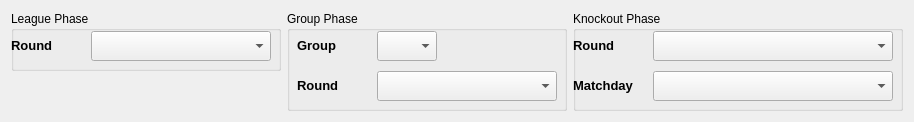
  <widget class="QWidget" name="">
   <property name="geometry">
    <rect>
     <x>10</x>
     <y>70</y>
     <width>901</width>
     <height>102</height>
    </rect>
   </property>
   <layout class="QHBoxLayout" name="horizontalLayout_4">
    <item>
     <layout class="QVBoxLayout" name="verticalLayout_2">
      <item>
       <widget class="QGroupBox" name="leagueBox">
        <property name="minimumSize">
         <size>
          <width>270</width>
          <height>60</height>
         </size>
        </property>
        <property name="maximumSize">
         <size>
          <width>270</width>
          <height>60</height>
         </size>
        </property>
        <property name="title">
         <string>League Phase</string>
        </property>
        <widget class="QLabel" name="label_2">
         <property name="geometry">
          <rect>
           <x>0</x>
           <y>20</y>
           <width>75</width>
           <height>30</height>
          </rect>
         </property>
         <property name="minimumSize">
          <size>
           <width>75</width>
           <height>30</height>
          </size>
         </property>
         <property name="maximumSize">
          <size>
           <width>75</width>
           <height>30</height>
          </size>
         </property>
         <property name="text">
          <string>&lt;!DOCTYPE HTML PUBLIC &quot;-//W3C//DTD HTML 4.0//EN&quot; &quot;http://www.w3.org/TR/REC-html40/strict.dtd&quot;&gt;
&lt;html&gt;&lt;head&gt;&lt;meta name=&quot;qrichtext&quot; content=&quot;1&quot; /&gt;&lt;style type=&quot;text/css&quot;&gt;
p, li { white-space: pre-wrap; }
&lt;/style&gt;&lt;/head&gt;&lt;body style=&quot; font-family:'Sans'; font-size:10pt; font-weight:400; font-style:normal;&quot;&gt;
&lt;p style=&quot; margin-top:0px; margin-bottom:0px; margin-left:0px; margin-right:0px; -qt-block-indent:0; text-indent:0px;&quot;&gt;&lt;span style=&quot; font-weight:600;&quot;&gt;Round&lt;/span&gt;&lt;/p&gt;&lt;/body&gt;&lt;/html&gt;</string>
         </property>
        </widget>
        <widget class="QComboBox" name="lgRoundSelect">
         <property name="geometry">
          <rect>
           <x>80</x>
           <y>20</y>
           <width>180</width>
           <height>30</height>
          </rect>
         </property>
         <property name="minimumSize">
          <size>
           <width>180</width>
           <height>30</height>
          </size>
         </property>
         <property name="maximumSize">
          <size>
           <width>180</width>
           <height>30</height>
          </size>
         </property>
         <property name="toolTip">
          <string>League Round</string>
         </property>
        </widget>
       </widget>
      </item>
      <item>
       <spacer name="verticalSpacer">
        <property name="orientation">
         <enum>Qt::Vertical</enum>
        </property>
        <property name="sizeHint" stdset="0">
         <size>
          <width>20</width>
          <height>18</height>
         </size>
        </property>
       </spacer>
      </item>
     </layout>
    </item>
    <item>
     <widget class="QGroupBox" name="groupBox">
      <property name="minimumSize">
       <size>
        <width>280</width>
        <height>100</height>
       </size>
      </property>
      <property name="maximumSize">
       <size>
        <width>280</width>
        <height>100</height>
       </size>
      </property>
      <property name="title">
       <string>Group Phase</string>
      </property>
      <widget class="QLabel" name="label_14">
       <property name="geometry">
        <rect>
         <x>10</x>
         <y>60</y>
         <width>75</width>
         <height>30</height>
        </rect>
       </property>
       <property name="minimumSize">
        <size>
         <width>75</width>
         <height>30</height>
        </size>
       </property>
       <property name="maximumSize">
        <size>
         <width>75</width>
         <height>30</height>
        </size>
       </property>
       <property name="text">
        <string>&lt;!DOCTYPE HTML PUBLIC &quot;-//W3C//DTD HTML 4.0//EN&quot; &quot;http://www.w3.org/TR/REC-html40/strict.dtd&quot;&gt;
&lt;html&gt;&lt;head&gt;&lt;meta name=&quot;qrichtext&quot; content=&quot;1&quot; /&gt;&lt;style type=&quot;text/css&quot;&gt;
p, li { white-space: pre-wrap; }
&lt;/style&gt;&lt;/head&gt;&lt;body style=&quot; font-family:'Sans'; font-size:10pt; font-weight:400; font-style:normal;&quot;&gt;
&lt;p style=&quot; margin-top:0px; margin-bottom:0px; margin-left:0px; margin-right:0px; -qt-block-indent:0; text-indent:0px;&quot;&gt;&lt;span style=&quot; font-weight:600;&quot;&gt;Round&lt;/span&gt;&lt;/p&gt;&lt;/body&gt;&lt;/html&gt;</string>
       </property>
      </widget>
      <widget class="QComboBox" name="grpRoundSelect">
       <property name="geometry">
        <rect>
         <x>90</x>
         <y>60</y>
         <width>180</width>
         <height>30</height>
        </rect>
       </property>
       <property name="minimumSize">
        <size>
         <width>180</width>
         <height>30</height>
        </size>
       </property>
       <property name="maximumSize">
        <size>
         <width>180</width>
         <height>30</height>
        </size>
       </property>
       <property name="toolTip">
        <string>Group Phase Round</string>
       </property>
      </widget>
      <widget class="QComboBox" name="groupSelect">
       <property name="geometry">
        <rect>
         <x>90</x>
         <y>20</y>
         <width>60</width>
         <height>30</height>
        </rect>
       </property>
       <property name="minimumSize">
        <size>
         <width>60</width>
         <height>30</height>
        </size>
       </property>
       <property name="maximumSize">
        <size>
         <width>60</width>
         <height>30</height>
        </size>
       </property>
       <property name="toolTip">
        <string>Group Name</string>
       </property>
      </widget>
      <widget class="QLabel" name="label_15">
       <property name="geometry">
        <rect>
         <x>10</x>
         <y>20</y>
         <width>75</width>
         <height>30</height>
        </rect>
       </property>
       <property name="minimumSize">
        <size>
         <width>75</width>
         <height>30</height>
        </size>
       </property>
       <property name="maximumSize">
        <size>
         <width>75</width>
         <height>30</height>
        </size>
       </property>
       <property name="text">
        <string>&lt;!DOCTYPE HTML PUBLIC &quot;-//W3C//DTD HTML 4.0//EN&quot; &quot;http://www.w3.org/TR/REC-html40/strict.dtd&quot;&gt;
&lt;html&gt;&lt;head&gt;&lt;meta name=&quot;qrichtext&quot; content=&quot;1&quot; /&gt;&lt;style type=&quot;text/css&quot;&gt;
p, li { white-space: pre-wrap; }
&lt;/style&gt;&lt;/head&gt;&lt;body style=&quot; font-family:'Sans'; font-size:10pt; font-weight:400; font-style:normal;&quot;&gt;
&lt;p style=&quot; margin-top:0px; margin-bottom:0px; margin-left:0px; margin-right:0px; -qt-block-indent:0; text-indent:0px;&quot;&gt;&lt;span style=&quot; font-weight:600;&quot;&gt;Group&lt;/span&gt;&lt;/p&gt;&lt;/body&gt;&lt;/html&gt;</string>
       </property>
      </widget>
     </widget>
    </item>
    <item>
     <widget class="QGroupBox" name="knockoutBox">
      <property name="minimumSize">
       <size>
        <width>330</width>
        <height>100</height>
       </size>
      </property>
      <property name="maximumSize">
       <size>
        <width>330</width>
        <height>100</height>
       </size>
      </property>
      <property name="title">
       <string>Knockout Phase</string>
      </property>
      <widget class="QLabel" name="label_12">
       <property name="geometry">
        <rect>
         <x>0</x>
         <y>20</y>
         <width>75</width>
         <height>30</height>
        </rect>
       </property>
       <property name="minimumSize">
        <size>
         <width>75</width>
         <height>30</height>
        </size>
       </property>
       <property name="maximumSize">
        <size>
         <width>75</width>
         <height>30</height>
        </size>
       </property>
       <property name="text">
        <string>&lt;!DOCTYPE HTML PUBLIC &quot;-//W3C//DTD HTML 4.0//EN&quot; &quot;http://www.w3.org/TR/REC-html40/strict.dtd&quot;&gt;
&lt;html&gt;&lt;head&gt;&lt;meta name=&quot;qrichtext&quot; content=&quot;1&quot; /&gt;&lt;style type=&quot;text/css&quot;&gt;
p, li { white-space: pre-wrap; }
&lt;/style&gt;&lt;/head&gt;&lt;body style=&quot; font-family:'Sans'; font-size:10pt; font-weight:400; font-style:normal;&quot;&gt;
&lt;p style=&quot; margin-top:0px; margin-bottom:0px; margin-left:0px; margin-right:0px; -qt-block-indent:0; text-indent:0px;&quot;&gt;&lt;span style=&quot; font-weight:600;&quot;&gt;Round&lt;/span&gt;&lt;/p&gt;&lt;/body&gt;&lt;/html&gt;</string>
       </property>
      </widget>
      <widget class="QComboBox" name="koRoundSelect">
       <property name="geometry">
        <rect>
         <x>80</x>
         <y>20</y>
         <width>240</width>
         <height>30</height>
        </rect>
       </property>
       <property name="minimumSize">
        <size>
         <width>240</width>
         <height>30</height>
        </size>
       </property>
       <property name="maximumSize">
        <size>
         <width>240</width>
         <height>30</height>
        </size>
       </property>
       <property name="toolTip">
        <string>Knockout Round</string>
       </property>
      </widget>
      <widget class="QComboBox" name="matchdaySelect">
       <property name="geometry">
        <rect>
         <x>80</x>
         <y>60</y>
         <width>240</width>
         <height>30</height>
        </rect>
       </property>
       <property name="minimumSize">
        <size>
         <width>240</width>
         <height>30</height>
        </size>
       </property>
       <property name="maximumSize">
        <size>
         <width>240</width>
         <height>30</height>
        </size>
       </property>
       <property name="toolTip">
        <string>Knockout Round Matchday</string>
       </property>
      </widget>
      <widget class="QLabel" name="label_13">
       <property name="geometry">
        <rect>
         <x>0</x>
         <y>60</y>
         <width>75</width>
         <height>30</height>
        </rect>
       </property>
       <property name="minimumSize">
        <size>
         <width>75</width>
         <height>30</height>
        </size>
       </property>
       <property name="maximumSize">
        <size>
         <width>75</width>
         <height>30</height>
        </size>
       </property>
       <property name="text">
        <string>&lt;!DOCTYPE HTML PUBLIC &quot;-//W3C//DTD HTML 4.0//EN&quot; &quot;http://www.w3.org/TR/REC-html40/strict.dtd&quot;&gt;
&lt;html&gt;&lt;head&gt;&lt;meta name=&quot;qrichtext&quot; content=&quot;1&quot; /&gt;&lt;style type=&quot;text/css&quot;&gt;
p, li { white-space: pre-wrap; }
&lt;/style&gt;&lt;/head&gt;&lt;body style=&quot; font-family:'Sans'; font-size:10pt; font-weight:400; font-style:normal;&quot;&gt;
&lt;p style=&quot; margin-top:0px; margin-bottom:0px; margin-left:0px; margin-right:0px; -qt-block-indent:0; text-indent:0px;&quot;&gt;&lt;span style=&quot; font-weight:600;&quot;&gt;Matchday&lt;/span&gt;&lt;/p&gt;&lt;/body&gt;&lt;/html&gt;</string>
       </property>
      </widget>
     </widget>
    </item>
   </layout>
  </widget>
